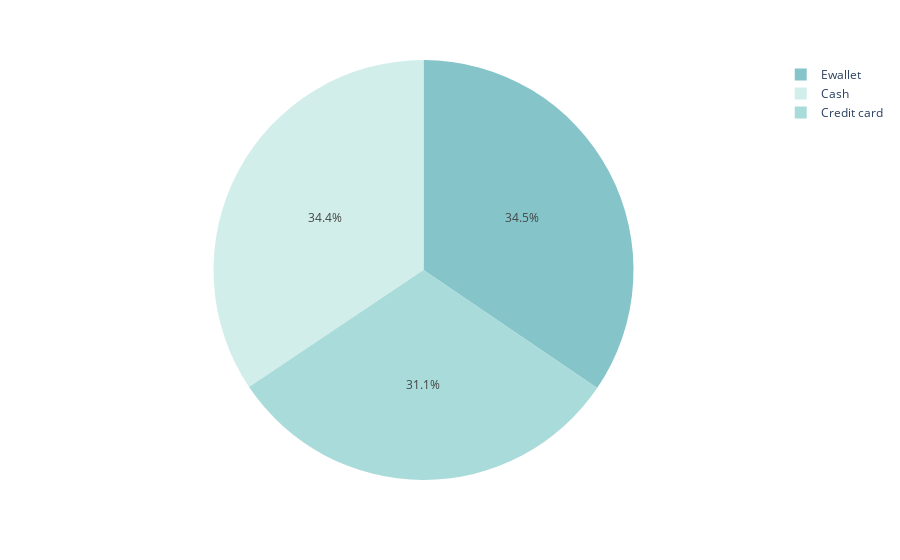

The cell this chart's notebook holds for it:
### Markdown cell above
##### Bagaimana prosentase sebaran jenis pembayaran yang digunakan oleh customer

### Code cell
pie_chart('Payment')

### Figure 1 — Plotly figure (JSON) as saved in the notebook; plotly's stock layout.template omitted (floating-point values rounded to 4 significant figures)
{"data": [{"customdata": [["Cash"], ["Credit card"], ["Ewallet"]], "domain": {"x": [0, 1], "y": [0, 1]}, "hovertemplate": "Payment=%{customdata[0]}<br>Total=%{value}<extra></extra>", "labels": ["Cash", "Credit card", "Ewallet"], "legendgroup": "", "marker": {"colors": ["rgb(209, 238, 234)", "rgb(168, 219, 217)", "rgb(133, 196, 201)"]}, "name": "", "showlegend": true, "type": "pie", "values": [344, 311, 345]}], "layout": {"legend": {"tracegroupgap": 0}, "margin": {"t": 60}, "piecolorway": ["rgb(209, 238, 234)", "rgb(168, 219, 217)", "rgb(133, 196, 201)", "rgb(104, 171, 184)", "rgb(79, 144, 166)", "rgb(59, 115, 143)", "rgb(42, 86, 116)"]}}
